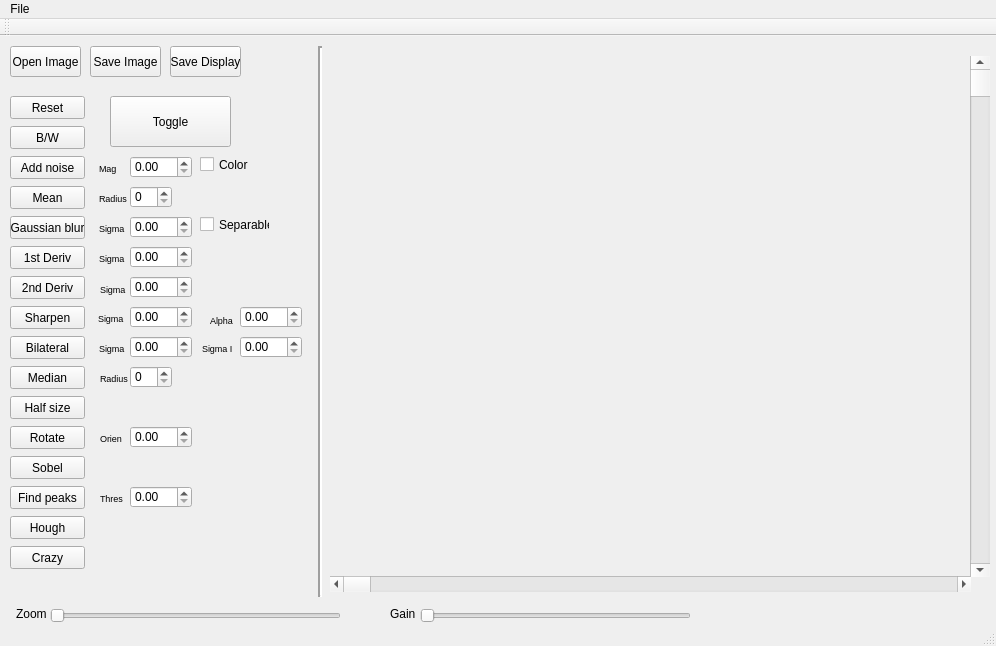
<?xml version="1.0" encoding="UTF-8"?>
<ui version="4.0">
 <class>MainWindow</class>
 <widget class="QMainWindow" name="MainWindow">
  <property name="geometry">
   <rect>
    <x>0</x>
    <y>0</y>
    <width>996</width>
    <height>646</height>
   </rect>
  </property>
  <property name="windowTitle">
   <string>MainWindow</string>
  </property>
  <widget class="QWidget" name="centralWidget">
   <widget class="QPushButton" name="openButton">
    <property name="geometry">
     <rect>
      <x>10</x>
      <y>10</y>
      <width>71</width>
      <height>31</height>
     </rect>
    </property>
    <property name="text">
     <string>Open Image</string>
    </property>
   </widget>
   <widget class="QLabel" name="ImgDisplay">
    <property name="geometry">
     <rect>
      <x>330</x>
      <y>19</y>
      <width>640</width>
      <height>521</height>
     </rect>
    </property>
    <property name="text">
     <string/>
    </property>
   </widget>
   <widget class="QPushButton" name="saveButton">
    <property name="geometry">
     <rect>
      <x>90</x>
      <y>10</y>
      <width>71</width>
      <height>31</height>
     </rect>
    </property>
    <property name="text">
     <string>Save Image</string>
    </property>
   </widget>
   <widget class="QPushButton" name="resetButton">
    <property name="geometry">
     <rect>
      <x>10</x>
      <y>60</y>
      <width>75</width>
      <height>23</height>
     </rect>
    </property>
    <property name="text">
     <string>Reset</string>
    </property>
   </widget>
   <widget class="QPushButton" name="gaussianBlurButton">
    <property name="geometry">
     <rect>
      <x>10</x>
      <y>180</y>
      <width>75</width>
      <height>23</height>
     </rect>
    </property>
    <property name="text">
     <string>Gaussian blur</string>
    </property>
   </widget>
   <widget class="QPushButton" name="bwButton">
    <property name="geometry">
     <rect>
      <x>10</x>
      <y>90</y>
      <width>75</width>
      <height>23</height>
     </rect>
    </property>
    <property name="text">
     <string>B/W</string>
    </property>
   </widget>
   <widget class="QDoubleSpinBox" name="blurSpinBox">
    <property name="geometry">
     <rect>
      <x>130</x>
      <y>180</y>
      <width>62</width>
      <height>22</height>
     </rect>
    </property>
    <property name="singleStep">
     <double>0.500000000000000</double>
    </property>
   </widget>
   <widget class="QPushButton" name="noiseButton">
    <property name="geometry">
     <rect>
      <x>10</x>
      <y>120</y>
      <width>75</width>
      <height>23</height>
     </rect>
    </property>
    <property name="text">
     <string>Add noise</string>
    </property>
   </widget>
   <widget class="QSlider" name="zoomSlider">
    <property name="geometry">
     <rect>
      <x>50</x>
      <y>570</y>
      <width>291</width>
      <height>19</height>
     </rect>
    </property>
    <property name="maximum">
     <number>999</number>
    </property>
    <property name="orientation">
     <enum>Qt::Horizontal</enum>
    </property>
   </widget>
   <widget class="QLabel" name="label">
    <property name="geometry">
     <rect>
      <x>16</x>
      <y>570</y>
      <width>31</width>
      <height>16</height>
     </rect>
    </property>
    <property name="text">
     <string>Zoom</string>
    </property>
   </widget>
   <widget class="QScrollBar" name="horizontalScrollBar">
    <property name="geometry">
     <rect>
      <x>330</x>
      <y>540</y>
      <width>641</width>
      <height>16</height>
     </rect>
    </property>
    <property name="maximum">
     <number>999</number>
    </property>
    <property name="orientation">
     <enum>Qt::Horizontal</enum>
    </property>
   </widget>
   <widget class="QScrollBar" name="verticalScrollBar">
    <property name="geometry">
     <rect>
      <x>970</x>
      <y>20</y>
      <width>20</width>
      <height>521</height>
     </rect>
    </property>
    <property name="maximum">
     <number>999</number>
    </property>
    <property name="orientation">
     <enum>Qt::Vertical</enum>
    </property>
   </widget>
   <widget class="QPushButton" name="firstDerivButton">
    <property name="geometry">
     <rect>
      <x>10</x>
      <y>210</y>
      <width>75</width>
      <height>23</height>
     </rect>
    </property>
    <property name="text">
     <string>1st Deriv</string>
    </property>
   </widget>
   <widget class="QPushButton" name="secondDerivButton">
    <property name="geometry">
     <rect>
      <x>10</x>
      <y>240</y>
      <width>75</width>
      <height>23</height>
     </rect>
    </property>
    <property name="text">
     <string>2nd Deriv</string>
    </property>
   </widget>
   <widget class="QDoubleSpinBox" name="firstDerivSpinBox">
    <property name="geometry">
     <rect>
      <x>130</x>
      <y>210</y>
      <width>62</width>
      <height>22</height>
     </rect>
    </property>
    <property name="singleStep">
     <double>0.500000000000000</double>
    </property>
   </widget>
   <widget class="QDoubleSpinBox" name="secondDerivSpinBox">
    <property name="geometry">
     <rect>
      <x>130</x>
      <y>240</y>
      <width>62</width>
      <height>22</height>
     </rect>
    </property>
    <property name="singleStep">
     <double>0.500000000000000</double>
    </property>
   </widget>
   <widget class="QPushButton" name="meanButton">
    <property name="geometry">
     <rect>
      <x>10</x>
      <y>150</y>
      <width>75</width>
      <height>23</height>
     </rect>
    </property>
    <property name="text">
     <string>Mean</string>
    </property>
   </widget>
   <widget class="QPushButton" name="saveDisplayButton">
    <property name="geometry">
     <rect>
      <x>170</x>
      <y>10</y>
      <width>71</width>
      <height>31</height>
     </rect>
    </property>
    <property name="text">
     <string>Save Display</string>
    </property>
   </widget>
   <widget class="QPushButton" name="sharpenButton">
    <property name="geometry">
     <rect>
      <x>10</x>
      <y>270</y>
      <width>75</width>
      <height>23</height>
     </rect>
    </property>
    <property name="text">
     <string>Sharpen</string>
    </property>
   </widget>
   <widget class="QDoubleSpinBox" name="sharpenSigmaSpinBox">
    <property name="geometry">
     <rect>
      <x>130</x>
      <y>270</y>
      <width>62</width>
      <height>22</height>
     </rect>
    </property>
    <property name="singleStep">
     <double>0.500000000000000</double>
    </property>
   </widget>
   <widget class="QDoubleSpinBox" name="sharpenMagSpinBox">
    <property name="geometry">
     <rect>
      <x>240</x>
      <y>270</y>
      <width>62</width>
      <height>22</height>
     </rect>
    </property>
    <property name="singleStep">
     <double>0.500000000000000</double>
    </property>
   </widget>
   <widget class="QPushButton" name="toggleButton">
    <property name="geometry">
     <rect>
      <x>110</x>
      <y>60</y>
      <width>121</width>
      <height>51</height>
     </rect>
    </property>
    <property name="acceptDrops">
     <bool>false</bool>
    </property>
    <property name="text">
     <string>Toggle</string>
    </property>
   </widget>
   <widget class="QPushButton" name="halfButton">
    <property name="geometry">
     <rect>
      <x>10</x>
      <y>360</y>
      <width>75</width>
      <height>23</height>
     </rect>
    </property>
    <property name="text">
     <string>Half size</string>
    </property>
   </widget>
   <widget class="QPushButton" name="sobelButton">
    <property name="geometry">
     <rect>
      <x>10</x>
      <y>420</y>
      <width>75</width>
      <height>23</height>
     </rect>
    </property>
    <property name="text">
     <string>Sobel</string>
    </property>
   </widget>
   <widget class="QPushButton" name="bilateralButton">
    <property name="geometry">
     <rect>
      <x>10</x>
      <y>300</y>
      <width>75</width>
      <height>23</height>
     </rect>
    </property>
    <property name="text">
     <string>Bilateral</string>
    </property>
   </widget>
   <widget class="QDoubleSpinBox" name="bilateralSigmaSSpinBox">
    <property name="geometry">
     <rect>
      <x>130</x>
      <y>300</y>
      <width>62</width>
      <height>22</height>
     </rect>
    </property>
    <property name="singleStep">
     <double>0.500000000000000</double>
    </property>
   </widget>
   <widget class="QDoubleSpinBox" name="bilateralSigmaISpinBox">
    <property name="geometry">
     <rect>
      <x>240</x>
      <y>300</y>
      <width>62</width>
      <height>22</height>
     </rect>
    </property>
    <property name="maximum">
     <double>255.000000000000000</double>
    </property>
    <property name="singleStep">
     <double>0.500000000000000</double>
    </property>
   </widget>
   <widget class="QDoubleSpinBox" name="noiseSpinBox">
    <property name="geometry">
     <rect>
      <x>130</x>
      <y>120</y>
      <width>62</width>
      <height>22</height>
     </rect>
    </property>
    <property name="singleStep">
     <double>0.500000000000000</double>
    </property>
   </widget>
   <widget class="Line" name="line">
    <property name="geometry">
     <rect>
      <x>310</x>
      <y>10</y>
      <width>20</width>
      <height>551</height>
     </rect>
    </property>
    <property name="lineWidth">
     <number>2</number>
    </property>
    <property name="orientation">
     <enum>Qt::Vertical</enum>
    </property>
   </widget>
   <widget class="QCheckBox" name="separableCheckBox">
    <property name="geometry">
     <rect>
      <x>200</x>
      <y>180</y>
      <width>70</width>
      <height>17</height>
     </rect>
    </property>
    <property name="text">
     <string>Separable</string>
    </property>
   </widget>
   <widget class="QCheckBox" name="colorNoiseCheckBox">
    <property name="geometry">
     <rect>
      <x>200</x>
      <y>120</y>
      <width>70</width>
      <height>17</height>
     </rect>
    </property>
    <property name="text">
     <string>Color</string>
    </property>
   </widget>
   <widget class="QPushButton" name="peaksButton">
    <property name="geometry">
     <rect>
      <x>10</x>
      <y>450</y>
      <width>75</width>
      <height>23</height>
     </rect>
    </property>
    <property name="text">
     <string>Find peaks</string>
    </property>
   </widget>
   <widget class="QPushButton" name="houghButton">
    <property name="geometry">
     <rect>
      <x>10</x>
      <y>480</y>
      <width>75</width>
      <height>23</height>
     </rect>
    </property>
    <property name="text">
     <string>Hough</string>
    </property>
   </widget>
   <widget class="QPushButton" name="medianButton">
    <property name="geometry">
     <rect>
      <x>10</x>
      <y>330</y>
      <width>75</width>
      <height>23</height>
     </rect>
    </property>
    <property name="text">
     <string>Median</string>
    </property>
   </widget>
   <widget class="QSpinBox" name="medianBox">
    <property name="geometry">
     <rect>
      <x>130</x>
      <y>330</y>
      <width>42</width>
      <height>22</height>
     </rect>
    </property>
   </widget>
   <widget class="QSpinBox" name="meanBox">
    <property name="geometry">
     <rect>
      <x>130</x>
      <y>150</y>
      <width>42</width>
      <height>22</height>
     </rect>
    </property>
   </widget>
   <widget class="QLabel" name="label_2">
    <property name="geometry">
     <rect>
      <x>99</x>
      <y>154</y>
      <width>31</width>
      <height>16</height>
     </rect>
    </property>
    <property name="font">
     <font>
      <pointsize>7</pointsize>
     </font>
    </property>
    <property name="text">
     <string>Radius</string>
    </property>
   </widget>
   <widget class="QLabel" name="label_3">
    <property name="geometry">
     <rect>
      <x>99</x>
      <y>184</y>
      <width>31</width>
      <height>16</height>
     </rect>
    </property>
    <property name="font">
     <font>
      <pointsize>7</pointsize>
     </font>
    </property>
    <property name="text">
     <string>Sigma</string>
    </property>
   </widget>
   <widget class="QLabel" name="label_4">
    <property name="geometry">
     <rect>
      <x>99</x>
      <y>214</y>
      <width>31</width>
      <height>16</height>
     </rect>
    </property>
    <property name="font">
     <font>
      <pointsize>7</pointsize>
     </font>
    </property>
    <property name="text">
     <string>Sigma</string>
    </property>
   </widget>
   <widget class="QLabel" name="label_5">
    <property name="geometry">
     <rect>
      <x>100</x>
      <y>245</y>
      <width>31</width>
      <height>16</height>
     </rect>
    </property>
    <property name="font">
     <font>
      <pointsize>7</pointsize>
     </font>
    </property>
    <property name="text">
     <string>Sigma</string>
    </property>
   </widget>
   <widget class="QLabel" name="label_6">
    <property name="geometry">
     <rect>
      <x>98</x>
      <y>274</y>
      <width>31</width>
      <height>16</height>
     </rect>
    </property>
    <property name="font">
     <font>
      <pointsize>7</pointsize>
     </font>
    </property>
    <property name="text">
     <string>Sigma</string>
    </property>
   </widget>
   <widget class="QLabel" name="label_7">
    <property name="geometry">
     <rect>
      <x>99</x>
      <y>304</y>
      <width>31</width>
      <height>16</height>
     </rect>
    </property>
    <property name="font">
     <font>
      <pointsize>7</pointsize>
     </font>
    </property>
    <property name="text">
     <string>Sigma</string>
    </property>
   </widget>
   <widget class="QLabel" name="label_8">
    <property name="geometry">
     <rect>
      <x>100</x>
      <y>334</y>
      <width>31</width>
      <height>16</height>
     </rect>
    </property>
    <property name="font">
     <font>
      <pointsize>7</pointsize>
     </font>
    </property>
    <property name="text">
     <string>Radius</string>
    </property>
   </widget>
   <widget class="QLabel" name="label_9">
    <property name="geometry">
     <rect>
      <x>99</x>
      <y>124</y>
      <width>31</width>
      <height>16</height>
     </rect>
    </property>
    <property name="font">
     <font>
      <pointsize>7</pointsize>
     </font>
    </property>
    <property name="text">
     <string>Mag</string>
    </property>
   </widget>
   <widget class="QLabel" name="label_10">
    <property name="geometry">
     <rect>
      <x>202</x>
      <y>304</y>
      <width>41</width>
      <height>16</height>
     </rect>
    </property>
    <property name="font">
     <font>
      <pointsize>7</pointsize>
     </font>
    </property>
    <property name="text">
     <string>Sigma I</string>
    </property>
   </widget>
   <widget class="QLabel" name="label_11">
    <property name="geometry">
     <rect>
      <x>210</x>
      <y>276</y>
      <width>31</width>
      <height>16</height>
     </rect>
    </property>
    <property name="font">
     <font>
      <pointsize>7</pointsize>
     </font>
    </property>
    <property name="text">
     <string>Alpha</string>
    </property>
   </widget>
   <widget class="QPushButton" name="rotateButton">
    <property name="geometry">
     <rect>
      <x>10</x>
      <y>390</y>
      <width>75</width>
      <height>23</height>
     </rect>
    </property>
    <property name="text">
     <string>Rotate</string>
    </property>
   </widget>
   <widget class="QDoubleSpinBox" name="orientationSpinBox">
    <property name="geometry">
     <rect>
      <x>130</x>
      <y>390</y>
      <width>62</width>
      <height>22</height>
     </rect>
    </property>
    <property name="maximum">
     <double>360.000000000000000</double>
    </property>
    <property name="singleStep">
     <double>0.500000000000000</double>
    </property>
   </widget>
   <widget class="QLabel" name="label_12">
    <property name="geometry">
     <rect>
      <x>100</x>
      <y>394</y>
      <width>31</width>
      <height>16</height>
     </rect>
    </property>
    <property name="font">
     <font>
      <pointsize>7</pointsize>
     </font>
    </property>
    <property name="text">
     <string>Orien</string>
    </property>
   </widget>
   <widget class="QDoubleSpinBox" name="peakThresholdSpinBox">
    <property name="geometry">
     <rect>
      <x>130</x>
      <y>450</y>
      <width>62</width>
      <height>22</height>
     </rect>
    </property>
    <property name="maximum">
     <double>255.000000000000000</double>
    </property>
    <property name="singleStep">
     <double>0.500000000000000</double>
    </property>
   </widget>
   <widget class="QLabel" name="label_13">
    <property name="geometry">
     <rect>
      <x>100</x>
      <y>454</y>
      <width>31</width>
      <height>16</height>
     </rect>
    </property>
    <property name="font">
     <font>
      <pointsize>7</pointsize>
     </font>
    </property>
    <property name="text">
     <string>Thres</string>
    </property>
   </widget>
   <widget class="QSlider" name="brightnessSlider">
    <property name="geometry">
     <rect>
      <x>420</x>
      <y>570</y>
      <width>271</width>
      <height>19</height>
     </rect>
    </property>
    <property name="maximum">
     <number>999</number>
    </property>
    <property name="orientation">
     <enum>Qt::Horizontal</enum>
    </property>
   </widget>
   <widget class="QLabel" name="label_14">
    <property name="geometry">
     <rect>
      <x>390</x>
      <y>570</y>
      <width>31</width>
      <height>16</height>
     </rect>
    </property>
    <property name="text">
     <string>Gain</string>
    </property>
   </widget>
   <widget class="QPushButton" name="crazyButton">
    <property name="geometry">
     <rect>
      <x>10</x>
      <y>510</y>
      <width>75</width>
      <height>23</height>
     </rect>
    </property>
    <property name="text">
     <string>Crazy</string>
    </property>
   </widget>
  </widget>
  <widget class="QStatusBar" name="statusBar"/>
  <widget class="QToolBar" name="mainToolBar">
   <attribute name="toolBarArea">
    <enum>TopToolBarArea</enum>
   </attribute>
   <attribute name="toolBarBreak">
    <bool>false</bool>
   </attribute>
  </widget>
  <widget class="QMenuBar" name="menuBar">
   <property name="geometry">
    <rect>
     <x>0</x>
     <y>0</y>
     <width>996</width>
     <height>21</height>
    </rect>
   </property>
   <widget class="QMenu" name="menuFile">
    <property name="title">
     <string>File</string>
    </property>
    <addaction name="actionOpen"/>
   </widget>
   <addaction name="menuFile"/>
  </widget>
  <action name="actionOpen">
   <property name="text">
    <string>Open</string>
   </property>
  </action>
 </widget>
 <layoutdefault spacing="6" margin="11"/>
 <resources/>
 <connections/>
</ui>
